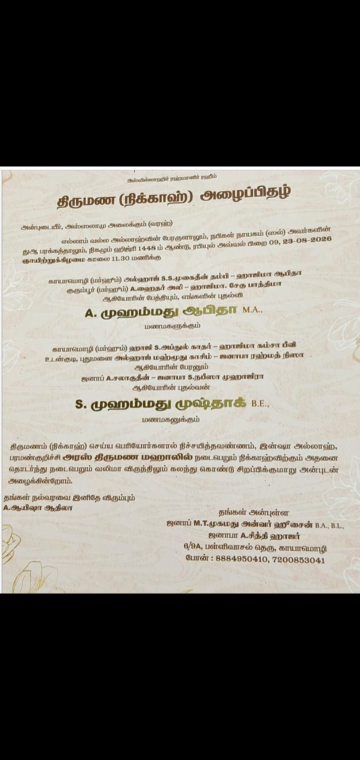
#> input picture backend/tamil_invitation.png, 720 x 1520 px, found by its file name (shown at 1/2 size)
$ python _otsu_test.py
#> lines starting #> are read from the running program, lines starting #| are printed output that depends on the picture; after the words box and inside, x2 and y2 are one past the last pixel; in counts of white or black regions, pixels touching at a corner belong together
import cv2
import numpy as np
from pathlib import Path
from rapidocr_onnxruntime import RapidOCR
from rapidocr_onnxruntime.ch_ppocr_v3_rec.text_recognize import TextRecognizer

ROOT = Path(r"D:/MINI/backend")
tamil_model = str((ROOT / "models/tamil/model.onnx").resolve())
tamil_dict = str((ROOT / "models/tamil/dict.txt").resolve())


def repair(s):
    # Fix double-encoded utf-8 (latin1) -> tamil
    try:
        s.encode("latin-1").decode("utf-8")
        return s.encode("latin-1").decode("utf-8")
    except Exception:
        return s


def build_ocr():
    ocr = RapidOCR()
    cfg = {"model_path": tamil_model, "keys_path": tamil_dict,
           "rec_img_shape": [3, 48, 320], "rec_batch_num": 6, "use_cuda": False}
    ocr.text_recognizer = TextRecognizer(cfg)
    return ocr


img = cv2.imread(str(ROOT / "tamil_invitation.png"))
#> img is the input picture: shape (1520, 720, 3); mean B, G, R 106.6, 113.4, 116.6
gray = cv2.cvtColor(img, cv2.COLOR_BGR2GRAY)
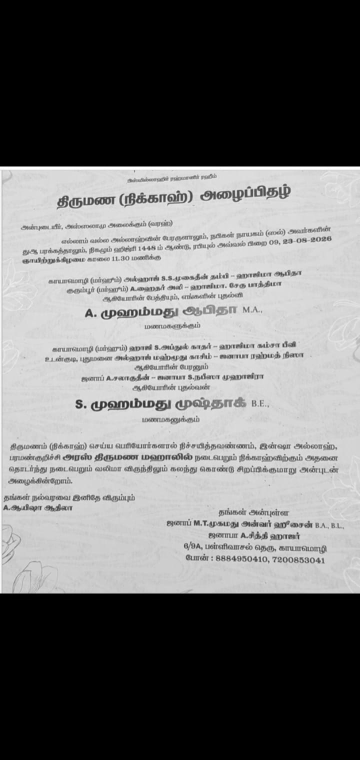
#> gray: shape (1520, 720) (shown at 1/2 size); min 0, max 255, mean 113.6
ys, xs = np.where(gray > 20)
y0, y1, x0, x1 = ys.min(), ys.max(), xs.min(), xs.max()
#> y0 = 333; y1 = 1186; x0 = 0; x1 = 719
crop = img[y0:y1 + 1, x0:x1 + 1]
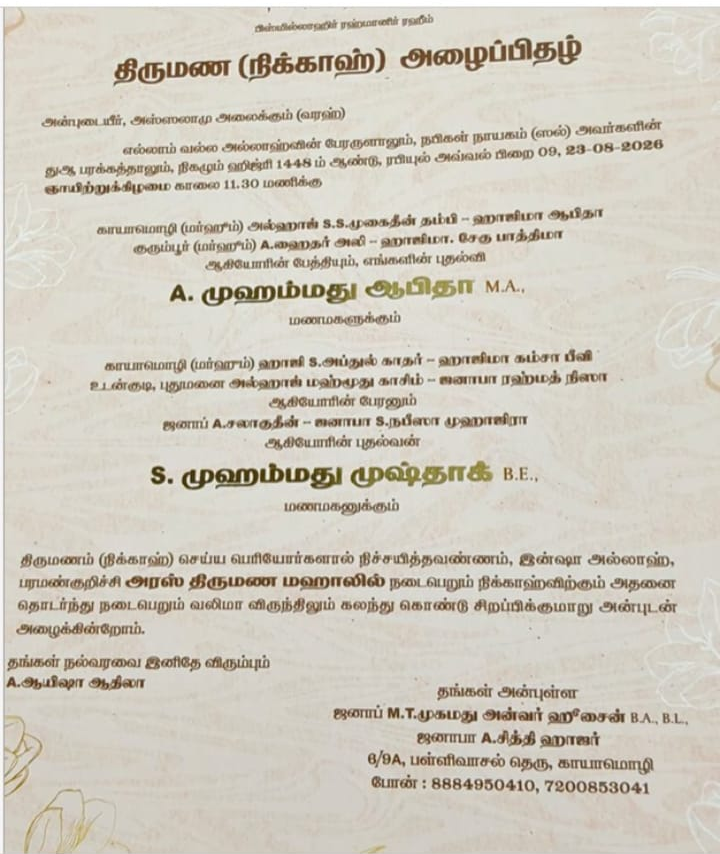
#> crop: shape (854, 720, 3); mean B, G, R 189.7, 201.8, 207.5

# otsu binary
_, otsu = cv2.threshold(cv2.cvtColor(crop, cv2.COLOR_BGR2GRAY), 0, 255,
                        cv2.THRESH_BINARY + cv2.THRESH_OTSU)
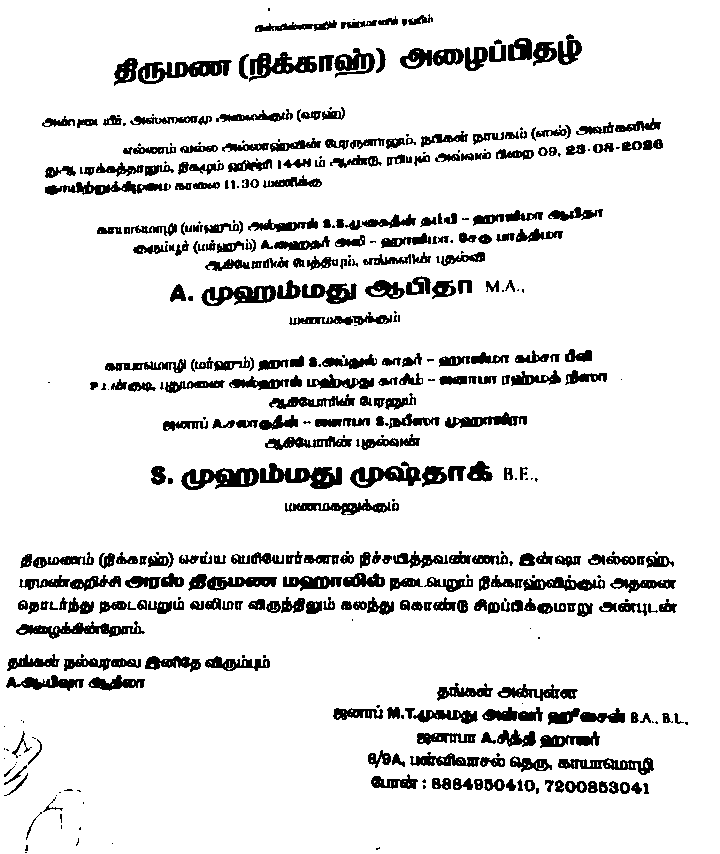
#> otsu: shape (854, 720); 88.5% white; 453 black regions (118 under 20 px), largest, box (x1, y1, x2, y2) and area: (138, 60, 232, 84) 1161, (260, 463, 342, 489) 1129, (181, 468, 259, 490) 1063
# invert so text is dark on light? PP-OCR expects dark text on light bg.
# otsu gives dark text=0 on white=255 already (text darker). keep.
bgr = cv2.cvtColor(otsu, cv2.COLOR_GRAY2BGR)
scale = 3.0
im = cv2.resize(bgr, None, fx=scale, fy=scale, interpolation=cv2.INTER_CUBIC)
#> (the run stopped early here; a loop or call above may not have finished)
